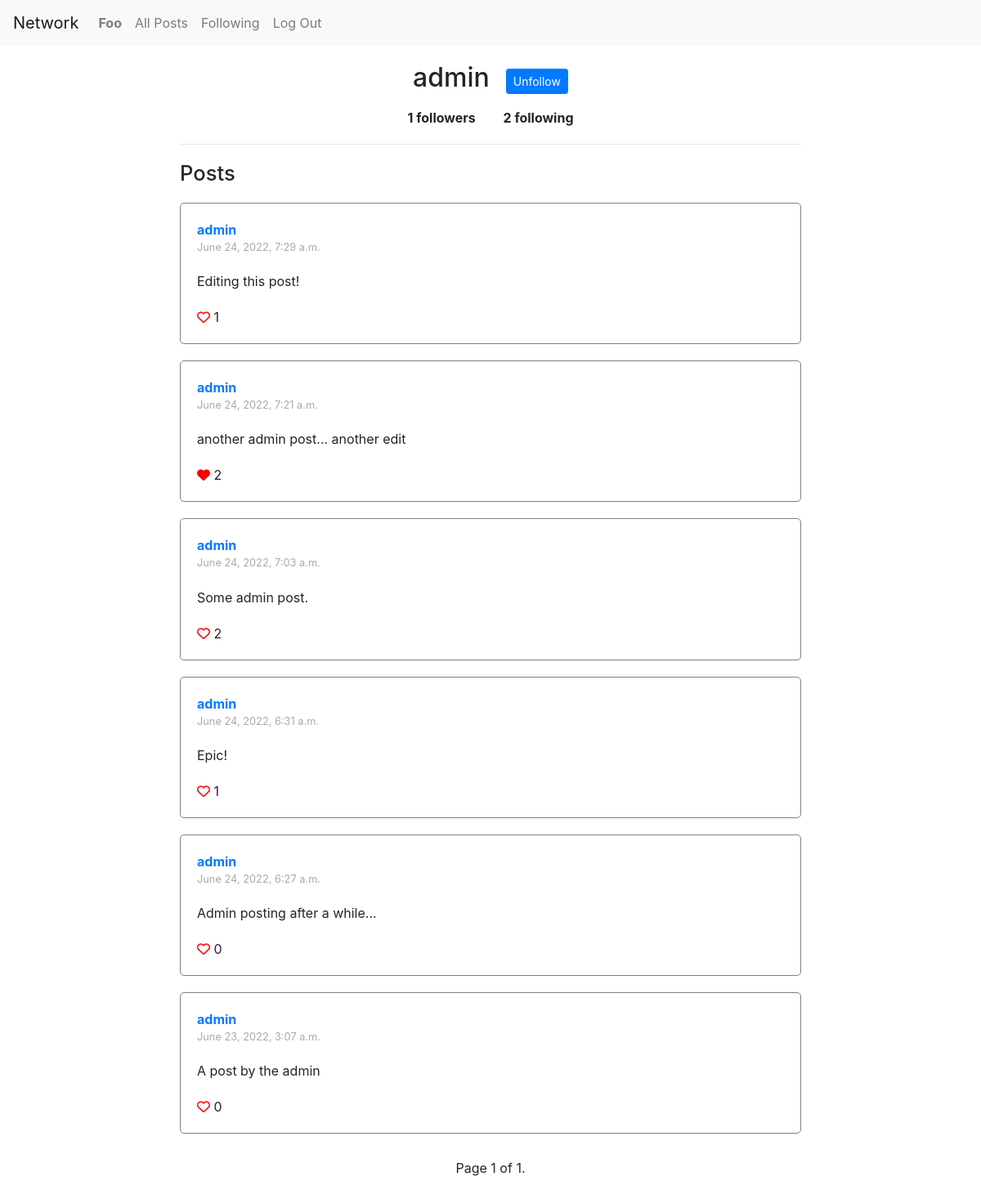
Page /profile/admin (signed in) on the committed database.
### network/models.py (models this page shows, shortened)
class User(AbstractUser):
    followers = models.ManyToManyField(
        "self", symmetrical=False, related_name="following"
    )

class Post(models.Model):
    user = models.ForeignKey(User, on_delete=models.CASCADE, related_name="posts")
    timestamp = models.DateTimeField(auto_now_add=True)
    text = models.CharField(max_length=140)
    likes = models.ManyToManyField(User, related_name="likes")

### network/views.py (the view)
# urls.py: path("profile/<str:username>", views.profile, name="profile"),
def profile(request, username):
    try:
        profile_user = User.objects.get(username=username)
    except:
        raise Http404("Username not found.")
    profile_posts = Post.objects.filter(user=profile_user).all().order_by("-timestamp")
    paginator = Paginator(profile_posts, 10)  # Show 10 posts per page.
    page_number = request.GET.get("page")
    page_obj = paginator.get_page(page_number)
    return render(
        request,
        "network/profile.html",
        {
            "profile_user": profile_user,
            "page_obj": page_obj,
        },
    )

### network/templates/network/profile.html (shortened to what this page needs)
{% extends 'network/posts.html' %}
{% load static %}
{% block body %}
    <div id="profile-details-container">
        <div id="profile-head">
            <h1 class="profile-username">{{ profile_user.username }}</h1>
            {% if user.is_authenticated %}
                {% if user != profile_user %}
                        {% if user not in profile_user.followers.all %}
                            <button data-followuser="{{profile_user.username}}" class='btn-follow-toggle btn btn-primary btn-sm'>Follow</button>
                        {% else %}
                            <button data-followuser="{{profile_user.username}}" class='btn-follow-toggle btn btn-primary btn-sm'>Unfollow</button>
                        {% endif%}
                {% endif %}
            {% endif %}
        </div>
        <div id="profile-follow-details-container">
            <span id="profile-followers"><span id="profile-user-followers">{{ profile_user.followers.all.count }}</span> followers</span>
            <span id="profile-following"><span id="profile-user-following">{{ profile_user.following.all.count }}</span> following</span>
        </div>
    </div>
    <hr class="divider">
{% endblock %}

### network/templates/network/posts.html (shortened to what this page needs)
{% extends 'network/layout.html' %}
{% load static %}
{% block posts %}
    <div id="posts-container">
        <h1 id="hdr-posts-container">Posts</h1>
        {% for post in page_obj %}
            <div class="post">
                <div class="post-user">
                    <a href={% url 'profile' post.user.username %}>{{ post.user }}</a>
                </div>
                <div class='timestamp'>{{post.timestamp}}</div>
                <div class="post-content" id="post-{{post.id}}-content">
                    {{ post.text }}
                </div>
                <div class="like-container" id="like-container-post-{{post.id}}">
                    {% if user.is_authenticated %}
                        {% if user not in post.likes.all %}
                            <i data-post="{{post.id}}" class="btn-like-toggle far fa-heart"></i>
                        {% else %}
                            <i data-post="{{post.id}}" class="btn-like-toggle fas fa-heart"></i>
                        {% endif %}
                    {% else %}
                        <a href="{% url 'login' %}"><i class="far fa-heart"></i></a>
                    {% endif %}
                    <span id="post-{{post.id}}-likes">{{ post.likes.count }}</span>
                </div>
            </div>
        {% empty %}
            <div class="post">There are no posts yet.</div>
        {% endfor%}
        <div class="pagination">
            <div class="step-links">
                <div class="current">
                    Page {{ page_obj.number }} of {{ page_obj.paginator.num_pages }}.
                </div>
            </div>
        </div>
    </div>
{% endblock %}

### network/templates/network/layout.html (shortened to what this page needs)
{% load static %}
<!DOCTYPE html>
<html lang="en">
    <head>
        <link rel="stylesheet" href="https://stackpath.bootstrapcdn.com/bootstrap/4.4.1/css/bootstrap.min.css">
        <link href="{% static 'network/styles.css' %}" rel="stylesheet">
    </head>
    <body>
        <nav class="navbar navbar-expand-lg navbar-light bg-light">
            <a class="navbar-brand" href="{% url 'index' %}">Network</a>
            <div>
              <ul class="navbar-nav mr-auto">
                {% if user.is_authenticated %}
                    <li class="nav-item">
                        <a class="nav-link" href="{% url 'profile' user.username %}"><strong>{{ user.username }}</strong></a>
                    </li>
                {% endif %}
                <li class="nav-item">
                  <a class="nav-link" href="{% url 'index' %}">All Posts</a>
                </li>
                {% if user.is_authenticated %}
                    <li class="nav-item">
                        <a class="nav-link" href="{% url 'following' %}">Following</a>
                    </li>
                    <li class="nav-item">
                        <a class="nav-link" href="{% url 'logout' %}">Log Out</a>
                    </li>
                {% endif %}
              </ul>
            </div>
          </nav>
        <div class="body">
            {% block body %}
            {% endblock %}
            {% block posts %}
            {% endblock%}
        </div>
    </body>
</html>

### network/static/network/styles.css (style rules this page uses)
* { box-sizing: border-box; padding: 0; margin: 0; }
.body { padding: 20px; max-width: 800px; margin: auto; }
.divider { margin-top: 20px; }
#hdr-posts-container { font-size: 1.6rem; margin-top: 20px; }
.post { border: 1px solid gray; border-radius: 5px; padding: 20px; margin-top: 20px; overflow: hidden; }
.post-user { font-weight: bold; }
.timestamp { font-size: 0.8rem; color: darkgray; }
.post-content { margin-top: 20px; }
.like-container { margin-top: 20px; }
.btn-like-toggle { cursor: pointer; }
.fa-heart { color: red; }
#profile-details-container { display: flex; flex-direction: column; align-items: center; }
#profile-head { display: flex; flex-direction: row; align-items: center; }
.profile-username { display: inline; font-size: 2rem; }
.btn-follow-toggle { margin-left: 20px; }
#profile-following { margin-left: 30px; }
#profile-follow-details-container { margin-top: 10px; font-weight: bold; }
.pagination { display: flex; justify-content: center; margin: 30px 0; }
.step-links { display: flex; justify-content: space-evenly; }
.current { margin: 0 20px; }

### rows in the picture
User: username "Foo"
User: username "admin", followers.all.count "1", following.all.count "2"
Post: user "admin", timestamp "June 24, 2022, 7:29 a.m.", text "Editing this post!", likes.count "1"
Post: user "admin", timestamp "June 24, 2022, 7:21 a.m.", text "another admin post... another edit", likes.count "2"
Post: user "admin", timestamp "June 24, 2022, 7:03 a.m.", text "Some admin post.", likes.count "2"
Post: user "admin", timestamp "June 24, 2022, 6:31 a.m.", text "Epic!", likes.count "1"
Post: user "admin", timestamp "June 24, 2022, 6:27 a.m.", text "Admin posting after a while...", likes.count "0"
Post: user "admin", timestamp "June 23, 2022, 3:07 a.m.", text "A post by the admin", likes.count "0"

### other values in the picture
{{ page_obj.number }} "1"
{{ page_obj.paginator.num_pages }} "1"
